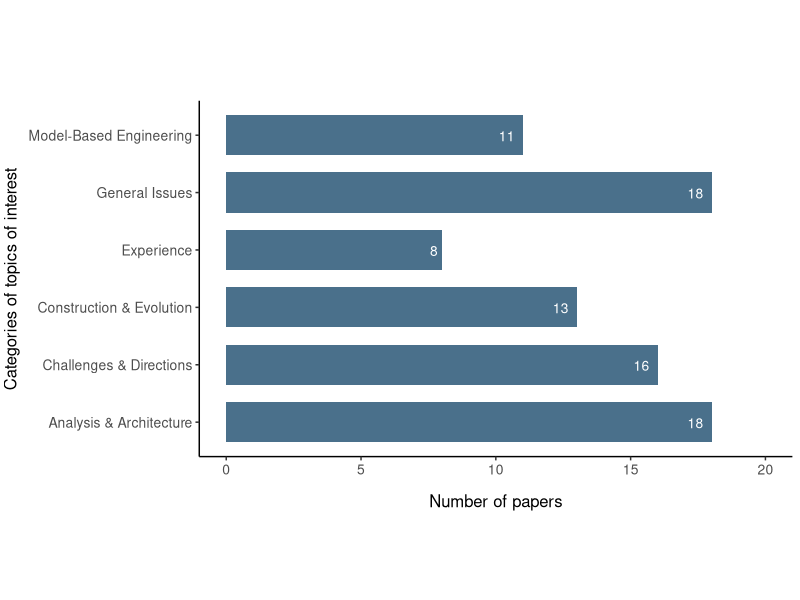
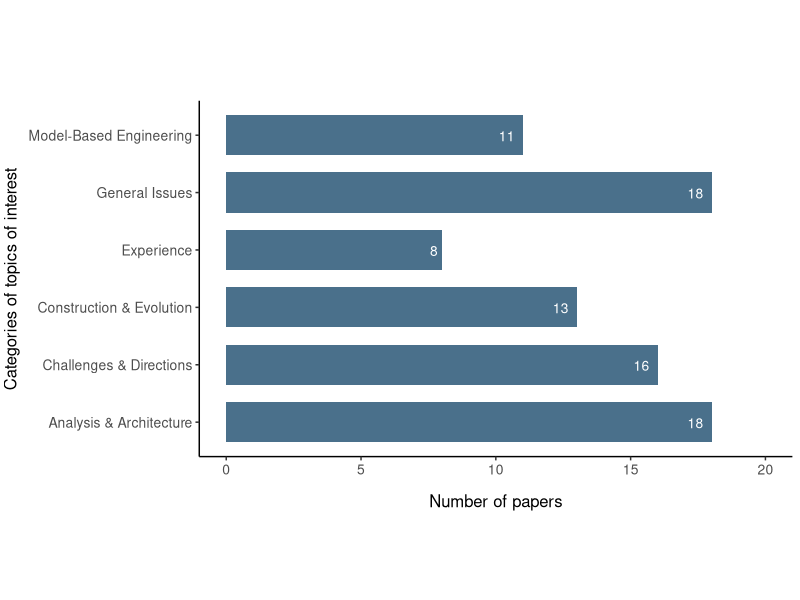

These figures' R source, in order:
install.packages("ggplot2")

library(ggplot2)

# Dataset
topics <- c("Analysis & Architecture", "Model-Based Engineering", "Construction & Evolution", "Experience", "General Issues", "Challenges & Directions")
numpapers <- c(18, 11, 13, 8, 18, 16)
data <- data.frame(topics, numpapers)

# Bar chart
barchart <- ggplot(data, aes(x=topics, y=numpapers)) + geom_bar(stat="identity", fill="skyblue4", width=0.7) + coord_flip() + geom_text(aes(label=numpapers), color="white", vjust=0.6, size=3.5, hjust=1.5) + labs(x="Categories of topics of interest", y="Number of papers") + theme_classic() + theme(axis.title.x=element_text(vjust=-2.0, size=12.0), axis.text.x=element_text(size=10.0), axis.title.y=element_text(vjust=2.0, size=12.0), axis.text.y=element_text(size=10.0), legend.position="none", aspect.ratio=0.6/1) + ylim(0, 20)
barchart

# Save to file
ggsave("topics.png", plot=barchart, device="png", dpi="print")